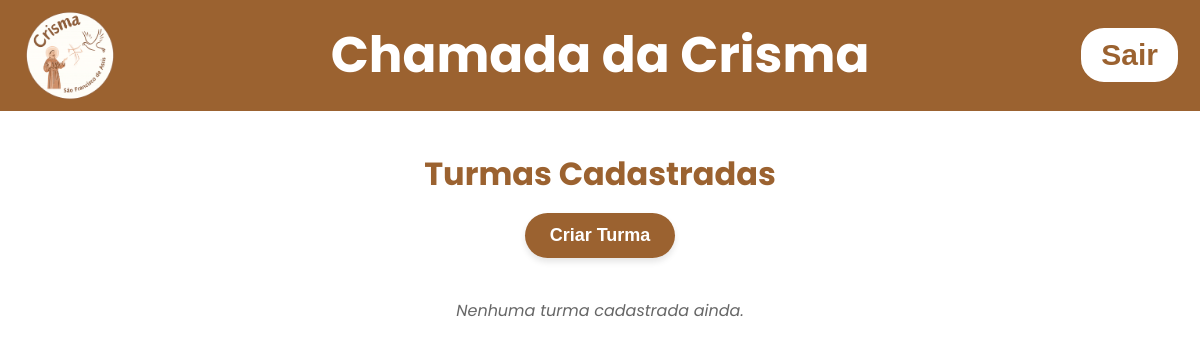
The app's page /listturmas (signed in), older data.
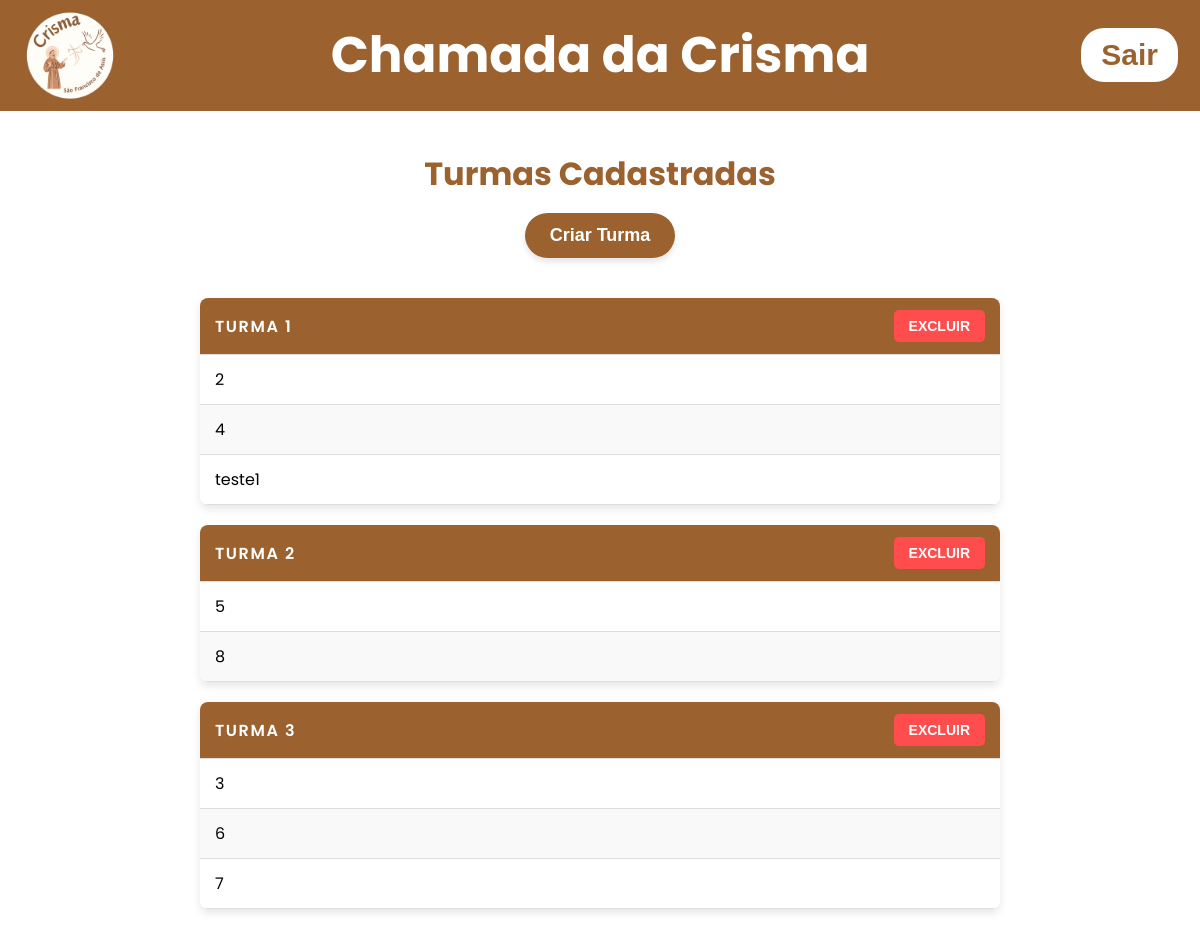
The same page, newer data.
### tables this page shows
CREATE TABLE turmas (
    id INTEGER PRIMARY KEY AUTOINCREMENT,
    turma_name TEXT NOT NULL UNIQUE                            
);

CREATE TABLE crismandos (
    id INTEGER PRIMARY KEY AUTOINCREMENT,
    name TEXT UNIQUE NOT NULL,
    turma_id INTEGER NOT NULL,    
    created_at TEXT DEFAULT CURRENT_TIMESTAMP,
    FOREIGN KEY (turma_id) REFERENCES turmas(id)    
);

### app.py (the view)
@app.get('/listturmas')
def list_turmas():
    if 'admin' not in session :
        return render_template('index.html')
    msg = request.args.get('msg')
    with get_conn() as conn:
        cur = conn.cursor()
        cur.execute("SELECT id, turma_name FROM turmas ORDER BY turma_name")
        turmas = cur.fetchall()
        cur.execute("SELECT id, name, turma_id FROM crismandos ORDER BY name")
        crismandos = cur.fetchall()
    return render_template('turmas.html', turmas=turmas, msgturmas=msg, crismandos = crismandos)

### app.py (called while the page is built)
def get_conn():
    conn = sqlite3.connect("data/dataBase.db")
    conn.row_factory = sqlite3.Row
    return conn

### templates/turmas.html (shortened to what this page needs)
<!DOCTYPE html>
<html lang="pt-br">
<head>
    <link
      rel="stylesheet"
      href="{{url_for('static', filename='css/styleconfigadmin.css')}}"
    />
    <link
      rel="stylesheet"
      href="{{url_for('static', filename='css/styleturmas.css')}}"
    />
</head>
<body>
<header>
      <div class="header-left">
        <img
          src="{{url_for('static', filename='images/logocrismamaior.png')}}"
          alt="Logo da crisma"
          class="logo"
        />
        <h1 class="title-center" onclick="window.location.href='/homepage'" >Chamada da Crisma</h1>
      </div>
      <form action="{{url_for('logout_user')}}" method="post">
        <button class="button-logout">Sair</button>
      </form>
    </header>
<main>
    <div class="container-principal">
            <h2>Turmas Cadastradas</h2>
            <button onclick="OpenModalTurmas()">Criar Turma</button>
            {% if turmas %}
{% for turma in turmas %}
    <table class="tabela-turmas">
        <thead>
            <tr>
                <th>{{turma.turma_name}}</th>
                <th>
                        <button type="button" onclick="OpenModalConfirmation()" id="openmodalconfirmation">EXCLUIR</button>
                </th>
            </tr>
        </thead>
        <tbody>
            {%for crismando in crismandos | sort(attribute='name')%}
                 {% if crismando.turma_id == turma.id %}
                 <tr>
                     <td>{{crismando.name}}</td> <td></td> </tr>
                 {%endif%}
             {%endfor%}
        </tbody>
    </table>
{% endfor %}
            {% else %}
                <p>Nenhuma turma cadastrada ainda.</p>
            {% endif %}
</main>
</body>
</html>

Row changes from the older to the newer data that the page shows:
added turmas: turma_name "TURMA 1"
added crismandos: name "2", shown under "TURMA 1"
added crismandos: name "4", shown under "TURMA 1"
added crismandos: name "teste1", shown under "TURMA 1"
added turmas: turma_name "TURMA 2"
added crismandos: name "5", shown under "TURMA 2"
added crismandos: name "8", shown under "TURMA 2"
added turmas: turma_name "TURMA 3"
added crismandos: name "3", shown under "TURMA 3"
added crismandos: name "6", shown under "TURMA 3"
added crismandos: name "7", shown under "TURMA 3"
Text that changed along with them:
text no longer shown: "Nenhuma turma cadastrada ainda."
